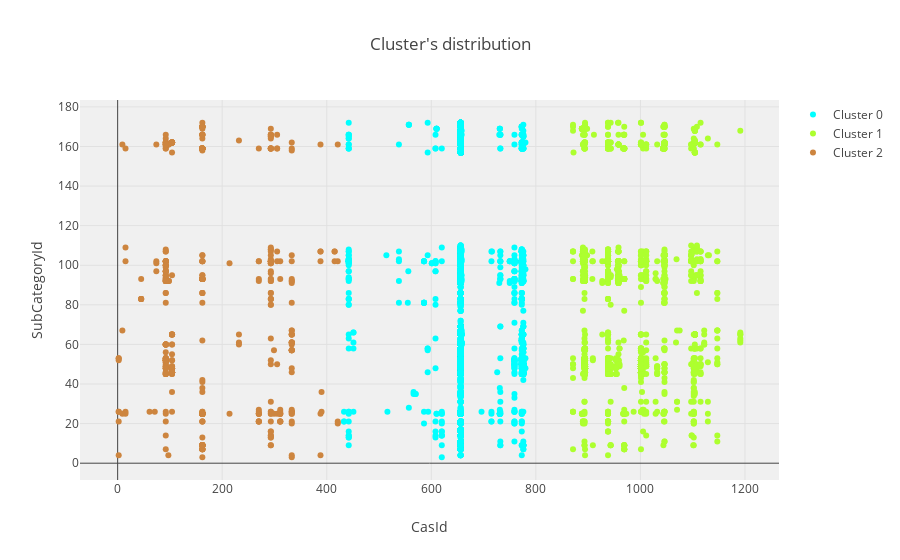

The notebook cell saved with this chart:
### Code cell
# Get cluster's distribution filled by its cluster's color.
data_plot = []
for c in range(max(clusters) + 1) :
    data_plot.append(
        go.Scatter(
            x = data_clustering[CASID_COLUMN][clusters == c].values,
            y = data_clustering[SUBCATEGORYID_COLUMN][clusters == c].values,
            mode = 'markers',
            name = 'Cluster ' + str(c),
            marker = dict(
                color = COLOR_MAP[c]
            )
        )
    )

layout = go.Layout(
    title="Cluster's distribution",
    xaxis=dict(
        title='CasId'
    ),
    yaxis=dict(
        title='SubCategoryId'
    ),
    bargap=0.2,
    bargroupgap=0.1,
    plot_bgcolor='rgba(240,240,240, 0.95)'
)

fig = go.Figure(data=data_plot, layout=layout)
offline.iplot(fig)
pio.write_image(fig, get_path('scatter-basic'))
Image(get_path('scatter-basic'))

### Figure 1 — Plotly figure (JSON) as saved in the notebook; plotly's stock layout.template omitted (floating-point values rounded to 4 significant figures; data arrays with more than 128 entries replaced by an {"elided": "..."} marker saying what was removed)
{"data": [{"marker": {"color": "aqua"}, "mode": "markers", "name": "Cluster 0", "type": "scatter", "uid": "7ce8228f-3fdf-48d3-a478-4320494cef43", "x": {"elided": "5532 int values"}, "y": {"elided": "5532 int values"}}, {"marker": {"color": "greenyellow"}, "mode": "markers", "name": "Cluster 1", "type": "scatter", "uid": "312d9490-84d4-47fe-81de-83c98fd56462", "x": {"elided": "1476 int values"}, "y": {"elided": "1476 int values"}}, {"marker": {"color": "peru"}, "mode": "markers", "name": "Cluster 2", "type": "scatter", "uid": "fe6fd3c4-9b67-4303-b7bc-c08525822151", "x": {"elided": "479 int values"}, "y": {"elided": "479 int values"}}], "layout": {"bargap": 0.2, "bargroupgap": 0.1, "plot_bgcolor": "rgba(240,240,240, 0.95)", "title": {"text": "Cluster's distribution"}, "xaxis": {"title": {"text": "CasId"}}, "yaxis": {"title": {"text": "SubCategoryId"}}}}
